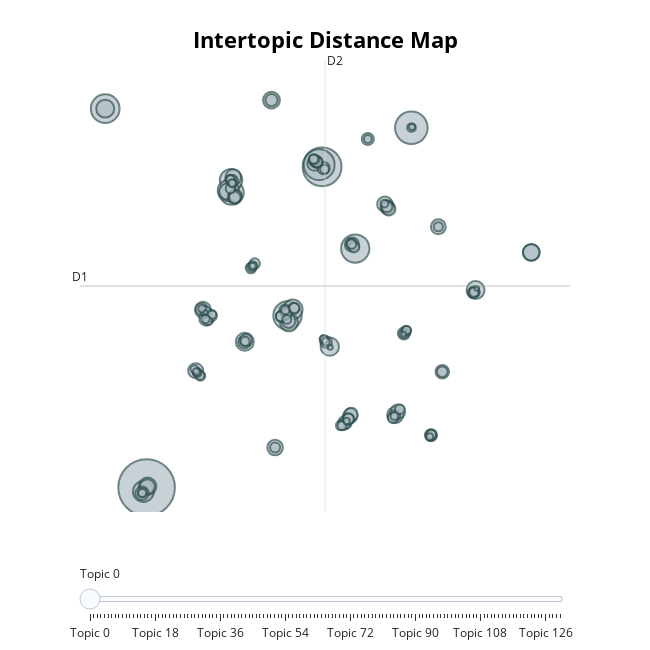

Notebook source saved alongside this figure:
### Code cell
# 視覺化主題分布：圓圈大小是主題的大小，圓圈的距離是主題之間的相似度
topic_model.visualize_topics()

### Figure 1 — Plotly figure (JSON) as saved in the notebook; plotly's stock layout.template omitted (floating-point values rounded to 4 significant figures; data arrays with more than 128 entries replaced by an {"elided": "..."} marker saying what was removed)
{"data": [{"customdata": {"elided": "131x3 mixed values"}, "hovertemplate": "<b>Topic %{customdata[0]}</b><br>%{customdata[1]}<br>Size: %{customdata[2]}", "legendgroup": "", "marker": {"color": "#B0BEC5", "line": {"color": "DarkSlateGrey", "width": 2}, "size": {"elided": "131 int values"}, "sizemode": "area", "sizeref": 1.024, "symbol": "circle"}, "mode": "markers", "name": "", "orientation": "v", "showlegend": false, "type": "scatter", "x": {"elided": "131 float values"}, "xaxis": "x", "y": {"elided": "131 float values"}, "yaxis": "y"}], "layout": {"annotations": [{"showarrow": false, "text": "D1", "x": -16.23, "y": 5.502, "yshift": 10}, {"showarrow": false, "text": "D2", "x": 4.344, "xshift": 10, "y": 20.72}], "height": 650, "hoverlabel": {"bgcolor": "white", "font": {"family": "Rockwell", "size": 16}}, "legend": {"itemsizing": "constant", "tracegroupgap": 0}, "margin": {"t": 60}, "shapes": [{"line": {"color": "#CFD8DC", "width": 2}, "type": "line", "x0": 4.344, "x1": 4.344, "y0": -9.714, "y1": 20.72}, {"line": {"color": "#9E9E9E", "width": 2}, "type": "line", "x0": -16.23, "x1": 24.91, "y0": 5.502, "y1": 5.502}], "sliders": [{"active": 0, "pad": {"t": 50}, "steps": [{"args": [{"marker.color": {"elided": "1x131 str values"}}], "label": "Topic 0", "method": "update"}, {"args": [{"marker.color": {"elided": "1x131 str values"}}], "label": "Topic 1", "method": "update"}, {"args": [{"marker.color": {"elided": "1x131 str values"}}], "label": "Topic 2", "method": "update"}, {"args": [{"marker.color": {"elided": "1x131 str values"}}], "label": "Topic 3", "method": "update"}, {"args": [{"marker.color": {"elided": "1x131 str values"}}], "label": "Topic 4", "method": "update"}, {"args": [{"marker.color": {"elided": "1x131 str values"}}], "label": "Topic 5", "method": "update"}, {"args": [{"marker.color": {"elided": "1x131 str values"}}], "label": "Topic 6", "method": "update"}, {"args": [{"marker.color": {"elided": "1x131 str values"}}], "label": "Topic 7", "method": "update"}, {"args": [{"marker.color": {"elided": "1x131 str values"}}], "label": "Topic 8", "method": "update"}, {"args": [{"marker.color": {"elided": "1x131 str values"}}], "label": "Topic 9", "method": "update"}, {"args": [{"marker.color": {"elided": "1x131 str values"}}], "label": "Topic 10", "method": "update"}, {"args": [{"marker.color": {"elided": "1x131 str values"}}], "label": "Topic 11", "method": "update"}, {"args": [{"marker.color": {"elided": "1x131 str values"}}], "label": "Topic 12", "method": "update"}, {"args": [{"marker.color": {"elided": "1x131 str values"}}], "label": "Topic 13", "method": "update"}, {"args": [{"marker.color": {"elided": "1x131 str values"}}], "label": "Topic 14", "method": "update"}, {"args": [{"marker.color": {"elided": "1x131 str values"}}], "label": "Topic 15", "method": "update"}, {"args": [{"marker.color": {"elided": "1x131 str values"}}], "label": "Topic 16", "method": "update"}, {"args": [{"marker.color": {"elided": "1x131 str values"}}], "label": "Topic 17", "method": "update"}, {"args": [{"marker.color": {"elided": "1x131 str values"}}], "label": "Topic 18", "method": "update"}, {"args": [{"marker.color": {"elided": "1x131 str values"}}], "label": "Topic 19", "method": "update"}, {"args": [{"marker.color": {"elided": "1x131 str values"}}], "label": "Topic 20", "method": "update"}, {"args": [{"marker.color": {"elided": "1x131 str values"}}], "label": "Topic 21", "method": "update"}, {"args": [{"marker.color": {"elided": "1x131 str values"}}], "label": "Topic 22", "method": "update"}, {"args": [{"marker.color": {"elided": "1x131 str values"}}], "label": "Topic 23", "method": "update"}, {"args": [{"marker.color": {"elided": "1x131 str values"}}], "label": "Topic 24", "method": "update"}, {"args": [{"marker.color": {"elided": "1x131 str values"}}], "label": "Topic 25", "method": "update"}, {"args": [{"marker.color": {"elided": "1x131 str values"}}], "label": "Topic 26", "method": "update"}, {"args": [{"marker.color": {"elided": "1x131 str values"}}], "label": "Topic 27", "method": "update"}, {"args": [{"marker.color": {"elided": "1x131 str values"}}], "label": "Topic 28", "method": "update"}, {"args": [{"marker.color": {"elided": "1x131 str values"}}], "label": "Topic 29", "method": "update"}, {"args": [{"marker.color": {"elided": "1x131 str values"}}], "label": "Topic 30", "method": "update"}, {"args": [{"marker.color": {"elided": "1x131 str values"}}], "label": "Topic 31", "method": "update"}, {"args": [{"marker.color": {"elided": "1x131 str values"}}], "label": "Topic 32", "method": "update"}, {"args": [{"marker.color": {"elided": "1x131 str values"}}], "label": "Topic 33", "method": "update"}, {"args": [{"marker.color": {"elided": "1x131 str values"}}], "label": "Topic 34", "method": "update"}, {"args": [{"marker.color": {"elided": "1x131 str values"}}], "label": "Topic 35", "method": "update"}, {"args": [{"marker.color": {"elided": "1x131 str values"}}], "label": "Topic 36", "method": "update"}, {"args": [{"marker.color": {"elided": "1x131 str values"}}], "label": "Topic 37", "method": "update"}, {"args": [{"marker.color": {"elided": "1x131 str values"}}], "label": "Topic 38", "method": "update"}, {"args": [{"marker.color": {"elided": "1x131 str values"}}], "label": "Topic 39", "method": "update"}, {"args": [{"marker.color": {"elided": "1x131 str values"}}], "label": "Topic 40", "method": "update"}, {"args": [{"marker.color": {"elided": "1x131 str values"}}], "label": "Topic 41", "method": "update"}, {"args": [{"marker.color": {"elided": "1x131 str values"}}], "label": "Topic 42", "method": "update"}, {"args": [{"marker.color": {"elided": "1x131 str values"}}], "label": "Topic 43", "method": "update"}, {"args": [{"marker.color": {"elided": "1x131 str values"}}], "label": "Topic 44", "method": "update"}, {"args": [{"marker.color": {"elided": "1x131 str values"}}], "label": "Topic 45", "method": "update"}, {"args": [{"marker.color": {"elided": "1x131 str values"}}], "label": "Topic 46", "method": "update"}, {"args": [{"marker.color": {"elided": "1x131 str values"}}], "label": "Topic 47", "method": "update"}, {"args": [{"marker.color": {"elided": "1x131 str values"}}], "label": "Topic 48", "method": "update"}, {"args": [{"marker.color": {"elided": "1x131 str values"}}], "label": "Topic 49", "method": "update"}, {"args": [{"marker.color": {"elided": "1x131 str values"}}], "label": "Topic 50", "method": "update"}, {"args": [{"marker.color": {"elided": "1x131 str values"}}], "label": "Topic 51", "method": "update"}, {"args": [{"marker.color": {"elided": "1x131 str values"}}], "label": "Topic 52", "method": "update"}, {"args": [{"marker.color": {"elided": "1x131 str values"}}], "label": "Topic 53", "method": "update"}, {"args": [{"marker.color": {"elided": "1x131 str values"}}], "label": "Topic 54", "method": "update"}, {"args": [{"marker.color": {"elided": "1x131 str values"}}], "label": "Topic 55", "method": "update"}, {"args": [{"marker.color": {"elided": "1x131 str values"}}], "label": "Topic 56", "method": "update"}, {"args": [{"marker.color": {"elided": "1x131 str values"}}], "label": "Topic 57", "method": "update"}, {"args": [{"marker.color": {"elided": "1x131 str values"}}], "label": "Topic 58", "method": "update"}, {"args": [{"marker.color": {"elided": "1x131 str values"}}], "label": "Topic 59", "method": "update"}, {"args": [{"marker.color": {"elided": "1x131 str values"}}], "label": "Topic 60", "method": "update"}, {"args": [{"marker.color": {"elided": "1x131 str values"}}], "label": "Topic 61", "method": "update"}, {"args": [{"marker.color": {"elided": "1x131 str values"}}], "label": "Topic 62", "method": "update"}, {"args": [{"marker.color": {"elided": "1x131 str values"}}], "label": "Topic 63", "method": "update"}, {"args": [{"marker.color": {"elided": "1x131 str values"}}], "label": "Topic 64", "method": "update"}, {"args": [{"marker.color": {"elided": "1x131 str values"}}], "label": "Topic 65", "method": "update"}, {"args": [{"marker.color": {"elided": "1x131 str values"}}], "label": "Topic 66", "method": "update"}, {"args": [{"marker.color": {"elided": "1x131 str values"}}], "label": "Topic 67", "method": "update"}, {"args": [{"marker.color": {"elided": "1x131 str values"}}], "label": "Topic 68", "method": "update"}, {"args": [{"marker.color": {"elided": "1x131 str values"}}], "label": "Topic 69", "method": "update"}, {"args": [{"marker.color": {"elided": "1x131 str values"}}], "label": "Topic 70", "method": "update"}, {"args": [{"marker.color": {"elided": "1x131 str values"}}], "label": "Topic 71", "method": "update"}, {"args": [{"marker.color": {"elided": "1x131 str values"}}], "label": "Topic 72", "method": "update"}, {"args": [{"marker.color": {"elided": "1x131 str values"}}], "label": "Topic 73", "method": "update"}, {"args": [{"marker.color": {"elided": "1x131 str values"}}], "label": "Topic 74", "method": "update"}, {"args": [{"marker.color": {"elided": "1x131 str values"}}], "label": "Topic 75", "method": "update"}, {"args": [{"marker.color": {"elided": "1x131 str values"}}], "label": "Topic 76", "method": "update"}, {"args": [{"marker.color": {"elided": "1x131 str values"}}], "label": "Topic 77", "method": "update"}, {"args": [{"marker.color": {"elided": "1x131 str values"}}], "label": "Topic 78", "method": "update"}, {"args": [{"marker.color": {"elided": "1x131 str values"}}], "label": "Topic 79", "method": "update"}, {"args": [{"marker.color": {"elided": "1x131 str values"}}], "label": "Topic 80", "method": "update"}, {"args": [{"marker.color": {"elided": "1x131 str values"}}], "label": "Topic 81", "method": "update"}, {"args": [{"marker.color": {"elided": "1x131 str values"}}], "label": "Topic 82", "method": "update"}, {"args": [{"marker.color": {"elided": "1x131 str values"}}], "label": "Topic 83", "method": "update"}, {"args": [{"marker.color": {"elided": "1x131 str values"}}], "label": "Topic 84", "method": "update"}, {"args": [{"marker.color": {"elided": "1x131 str values"}}], "label": "Topic 85", "method": "update"}, {"args": [{"marker.color": {"elided": "1x131 str values"}}], "label": "Topic 86", "method": "update"}, {"args": [{"marker.color": {"elided": "1x131 str values"}}], "label": "Topic 87", "method": "update"}, {"args": [{"marker.color": {"elided": "1x131 str values"}}], "label": "Topic 88", "method": "update"}, {"args": [{"marker.color": {"elided": "1x131 str values"}}], "label": "Topic 89", "method": "update"}, {"args": [{"marker.color": {"elided": "1x131 str values"}}], "label": "Topic 90", "method": "update"}, {"args": [{"marker.color": {"elided": "1x131 str values"}}], "label": "Topic 91", "method": "update"}, {"args": [{"marker.color": {"elided": "1x131 str values"}}], "label": "Topic 92", "method": "update"}, {"args": [{"marker.color": {"elided": "1x131 str values"}}], "label": "Topic 93", "method": "update"}, {"args": [{"marker.color": {"elided": "1x131 str values"}}], "label": "Topic 94", "method": "update"}, {"args": [{"marker.color": {"elided": "1x131 str values"}}], "label": "Topic 95", "method": "update"}, {"args": [{"marker.color": {"elided": "1x131 str values"}}], "label": "Topic 96", "method": "update"}, {"args": [{"marker.color": {"elided": "1x131 str values"}}], "label": "Topic 97", "method": "update"}, {"args": [{"marker.color": {"elided": "1x131 str values"}}], "label": "Topic 98", "method": "update"}, {"args": [{"marker.color": {"elided": "1x131 str values"}}], "label": "Topic 99", "method": "update"}, {"args": [{"marker.color": {"elided": "1x131 str values"}}], "label": "Topic 100", "method": "update"}, {"args": [{"marker.color": {"elided": "1x131 str values"}}], "label": "Topic 101", "method": "update"}, {"args": [{"marker.color": {"elided": "1x131 str values"}}], "label": "Topic 102", "method": "update"}, {"args": [{"marker.color": {"elided": "1x131 str values"}}], "label": "Topic 103", "method": "update"}, {"args": [{"marker.color": {"elided": "1x131 str values"}}], "label": "Topic 104", "method": "update"}, {"args": [{"marker.color": {"elided": "1x131 str values"}}], "label": "Topic 105", "method": "update"}, {"args": [{"marker.color": {"elided": "1x131 str values"}}], "label": "Topic 106", "method": "update"}, {"args": [{"marker.color": {"elided": "1x131 str values"}}], "label": "Topic 107", "method": "update"}, {"args": [{"marker.color": {"elided": "1x131 str values"}}], "label": "Topic 108", "method": "update"}, {"args": [{"marker.color": {"elided": "1x131 str values"}}], "label": "Topic 109", "method": "update"}, {"args": [{"marker.color": {"elided": "1x131 str values"}}], "label": "Topic 110", "method": "update"}, {"args": [{"marker.color": {"elided": "1x131 str values"}}], "label": "Topic 111", "method": "update"}, {"args": [{"marker.color": {"elided": "1x131 str values"}}], "label": "Topic 112", "method": "update"}, {"args": [{"marker.color": {"elided": "1x131 str values"}}], "label": "Topic 113", "method": "update"}, {"args": [{"marker.color": {"elided": "1x131 str values"}}], "label": "Topic 114", "method": "update"}, {"args": [{"marker.color": {"elided": "1x131 str values"}}], "label": "Topic 115", "method": "update"}, {"args": [{"marker.color": {"elided": "1x131 str values"}}], "label": "Topic 116", "method": "update"}, {"args": [{"marker.color": {"elided": "1x131 str values"}}], "label": "Topic 117", "method": "update"}, {"args": [{"marker.color": {"elided": "1x131 str values"}}], "label": "Topic 118", "method": "update"}, {"args": [{"marker.color": {"elided": "1x131 str values"}}], "label": "Topic 119", "method": "update"}, {"args": [{"marker.color": {"elided": "1x131 str values"}}], "label": "Topic 120", "method": "update"}, {"args": [{"marker.color": {"elided": "1x131 str values"}}], "label": "Topic 121", "method": "update"}, {"args": [{"marker.color": {"elided": "1x131 str values"}}], "label": "Topic 122", "method": "update"}, {"args": [{"marker.color": {"elided": "1x131 str values"}}], "label": "Topic 123", "method": "update"}, {"args": [{"marker.color": {"elided": "1x131 str values"}}], "label": "Topic 124", "method": "update"}, {"args": [{"marker.color": {"elided": "1x131 str values"}}], "label": "Topic 125", "method": "update"}, {"args": [{"marker.color": {"elided": "1x131 str values"}}], "label": "Topic 126", "method": "update"}, {"args": [{"marker.color": {"elided": "1x131 str values"}}], "label": "Topic 127", "method": "update"}, {"args": [{"marker.color": {"elided": "1x131 str values"}}], "label": "Topic 128", "method": "update"}, {"args": [{"marker.color": {"elided": "1x131 str values"}}], "label": "Topic 129", "method": "update"}, {"args": [{"marker.color": {"elided": "1x131 str values"}}], "label": "Topic 130", "method": "update"}]}], "title": {"font": {"color": "Black", "size": 22}, "text": "<b>Intertopic Distance Map</b>", "x": 0.5, "xanchor": "center", "y": 0.95, "yanchor": "top"}, "width": 650, "xaxis": {"anchor": "y", "domain": [0, 1], "range": [-16.23, 24.91], "title": {"text": ""}, "visible": false}, "yaxis": {"anchor": "x", "domain": [0, 1], "range": [-9.714, 20.72], "title": {"text": ""}, "visible": false}}}
